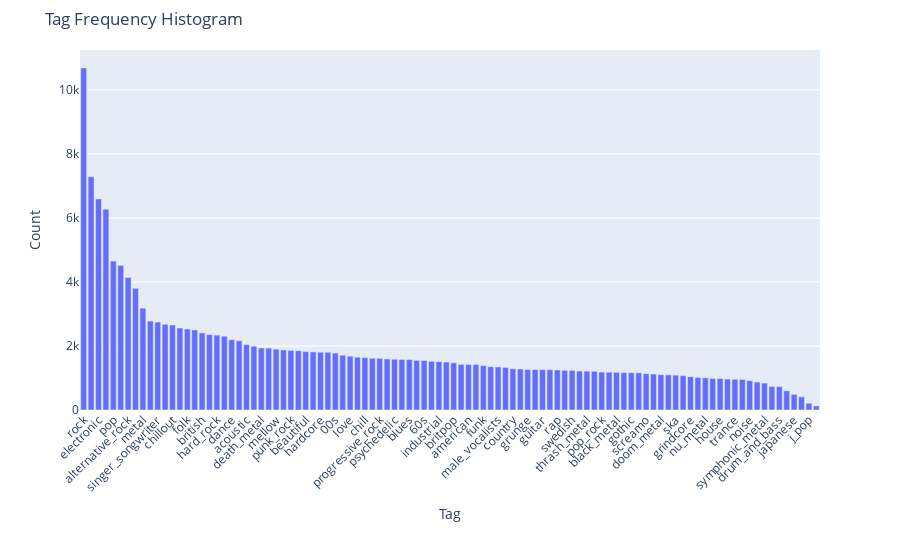

Notebook code for this chart:
### Markdown cell above
### hist of tags

### Code cell
import plotly.express as px

# 1) explode your tags into one-per-row
tags = music_info_df['tags'].str.split(',').explode().str.strip()

# 2) count them, naming the index “tag” and the counts “frequency”
tag_counts = (
    tags
    .value_counts()                    # Series with tag as index, count as values
    .rename_axis('tag')                # name that index “tag”
    .reset_index(name='frequency')     # turn into DataFrame with columns ['tag','frequency']
)

# sanity check
print(tag_counts.columns)   # -> Index(['tag','frequency'], dtype='object')

# 3) plot
fig = px.bar(
    tag_counts,
    x='tag',
    y='frequency',
    title='Tag Frequency Histogram',
    labels={'tag':'Tag', 'frequency':'Count'}
)
fig.update_layout(
    xaxis_tickangle=-45,
    margin=dict(t=50, b=150)
)
fig.show()

### Figure 1 — Plotly figure (JSON) as saved in the notebook; plotly's stock layout.template omitted (floating-point values rounded to 4 significant figures)
{"data": [{"hovertemplate": "Tag=%{x}<br>Count=%{y}<extra></extra>", "legendgroup": "", "marker": {"color": "#636efa", "pattern": {"shape": ""}}, "name": "", "orientation": "v", "showlegend": false, "textposition": "auto", "type": "bar", "x": ["rock", "indie", "electronic", "alternative", "pop", "female_vocalists", "alternative_rock", "indie_rock", "metal", "classic_rock", "singer_songwriter", "experimental", "chillout", "ambient", "folk", "punk", "british", "instrumental", "hard_rock", "80s", "dance", "90s", "acoustic", "hip_hop", "death_metal", "jazz", "mellow", "soul", "punk_rock", "heavy_metal", "beautiful", "indie_pop", "hardcore", "70s", "00s", "metalcore", "love", "downtempo", "chill", "trip_hop", "progressive_rock", "piano", "psychedelic", "emo", "blues", "electro", "60s", "post_punk", "industrial", "new_wave", "britpop", "progressive_metal", "american", "oldies", "funk", "post_hardcore", "male_vocalists", "soundtrack", "country", "melodic_death_metal", "grunge", "blues_rock", "guitar", "lounge", "rap", "rnb", "swedish", "synthpop", "thrash_metal", "reggae", "pop_rock", "post_rock", "black_metal", "techno", "gothic", "idm", "screamo", "psychedelic_rock", "doom_metal", "german", "ska", "gothic_metal", "grindcore", "french", "nu_metal", "power_metal", "house", "new_age", "trance", "cover", "noise", "avant_garde", "symphonic_metal", "classical", "drum_and_bass", "dark_ambient", "japanese", "polish", "j_pop", "russian"], "xaxis": "x", "y": [10684, 7287, 6594, 6274, 4651, 4517, 4137, 3801, 3181, 2779, 2747, 2678, 2655, 2561, 2530, 2501, 2410, 2354, 2339, 2307, 2197, 2165, 2043, 1993, 1938, 1934, 1901, 1878, 1862, 1852, 1825, 1815, 1806, 1804, 1779, 1712, 1680, 1650, 1636, 1617, 1615, 1596, 1585, 1580, 1576, 1550, 1548, 1522, 1510, 1499, 1474, 1425, 1423, 1422, 1385, 1353, 1347, 1328, 1286, 1279, 1264, 1263, 1262, 1259, 1251, 1238, 1238, 1216, 1215, 1210, 1186, 1181, 1178, 1171, 1165, 1162, 1135, 1124, 1103, 1099, 1089, 1072, 1040, 1018, 1006, 986, 983, 966, 960, 953, 918, 873, 840, 737, 733, 602, 489, 411, 213, 127], "yaxis": "y"}], "layout": {"barmode": "relative", "legend": {"tracegroupgap": 0}, "margin": {"b": 150, "t": 50}, "title": {"text": "Tag Frequency Histogram"}, "xaxis": {"anchor": "y", "domain": [0, 1], "tickangle": -45, "title": {"text": "Tag"}}, "yaxis": {"anchor": "x", "domain": [0, 1], "title": {"text": "Count"}}}}
